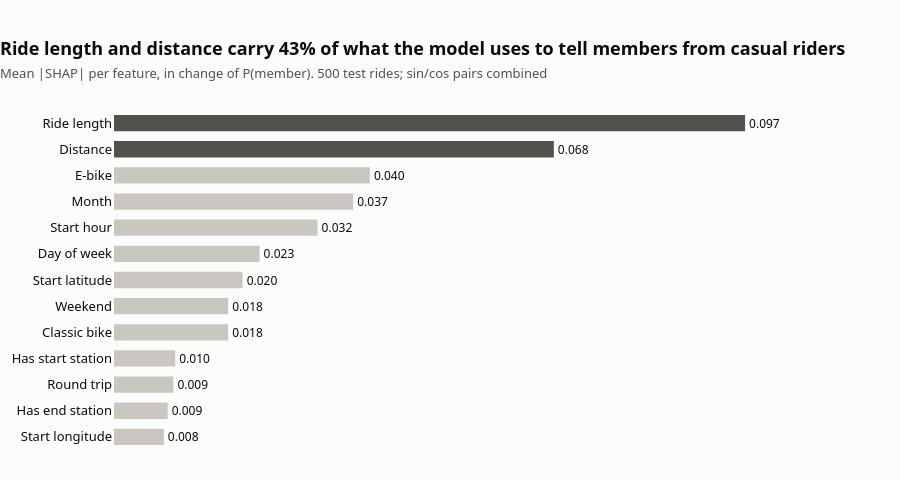

The notebook cell saved with this chart:
### Markdown cell above
## SHAP (global importance)
Model-agnostic `PermutationExplainer` over the Keras model. Cyclical sin/cos pairs were summed back into one feature.

### Code cell
import plotly.graph_objects as go

SURFACE, INK, INK_2, MUTED = "#fcfcfb", "#0b0b0b", "#52514e", "#898781"
FONT = "system-ui, -apple-system, 'Segoe UI', sans-serif"
LOW = "#c9c7bf"
FEATURE_LABEL = {
    "start_hour": "Start hour", "day_of_week": "Day of week", "month": "Month", "is_weekend": "Weekend",
    "log_ride_length": "Ride length", "distance_km": "Distance", "is_round_trip": "Round trip",
    "is_ebike": "E-bike", "is_classic": "Classic bike", "start_lat": "Start latitude",
    "start_lng": "Start longitude", "has_start_station": "Has start station", "has_end_station": "Has end station",
}

bg = shap.sample(Z[tr], 100, random_state=SEED)
explainer = shap.PermutationExplainer(
    lambda a: mlp.predict(a, batch_size=8192, verbose=0).ravel(), bg, silent=True
)
sidx = np.random.RandomState(SEED).choice(len(te), 500, replace=False)
sv = explainer(Z[te][sidx], max_evals=2 * len(names) + 1, silent=True).values  # (500, n_features)

def base(n: str) -> str:
    return n[:-4] if n.endswith(("_sin", "_cos")) else n

groups: dict[str, list[int]] = {}
for i, n in enumerate(names):
    groups.setdefault(base(n), []).append(i)

def group_importance(values: np.ndarray) -> pl.DataFrame:
    # sum signed contributions inside each group, then take the mean absolute value
    return (
        pl.DataFrame({g: np.abs(values[:, ix].sum(1)) for g, ix in groups.items()})
        .mean().transpose(include_header=True, header_name="feature", column_names=["mean_abs_shap"])
        .sort("mean_abs_shap")
    )

imp = group_importance(sv)  # ascending

# Headline numbers
vals = imp["mean_abs_shap"].to_list()
feats = imp["feature"].to_list()
lab = [FEATURE_LABEL.get(f, f) for f in feats]
top2_share = sum(vals[-2:]) / sum(vals) * 100

fig = go.Figure(
    go.Bar(
        y=lab, x=vals, orientation="h", width=0.7,
        marker=dict(color=[INK_2 if i >= len(vals) - 2 else LOW for i in range(len(vals))],
                    line=dict(width=2, color=SURFACE)),
        text=[f"{v:.3f}" for v in vals], textposition="outside", cliponaxis=False,
        textfont=dict(size=12, color=INK),
        hovertemplate="<b>%{y}</b><br>mean |SHAP| = %{x:.3f}<extra></extra>",
    )
)
fig.update_layout(
    title=dict(
        text=(f"<b>{lab[-1]} and {lab[-2].lower()} carry {top2_share:.0f}% of what the model uses "
              "to tell members from casual riders</b>"
              f"<br><span style='font-size:13px;color:{INK_2}'>"
              "Mean |SHAP| per feature, in change of P(member). 500 test rides; sin/cos pairs combined</span>"),
        x=0, xanchor="left", font=dict(size=18, color=INK),
    ),
    paper_bgcolor=SURFACE, plot_bgcolor=SURFACE,
    font=dict(family=FONT, color=INK_2),
    margin=dict(t=110, l=20, r=40, b=30), height=480, showlegend=False,
)
fig.update_xaxes(visible=False, range=[0, max(vals) * 1.18])
fig.update_yaxes(showgrid=False, ticks="", showline=False, automargin=True, tickfont=dict(size=13, color=INK))
fig.show()
fig.write_image("../figs/09_shap_importance.svg", width=1000)

### Figure 1 — Plotly figure (JSON) as saved in the notebook; plotly's stock layout.template omitted (floating-point values rounded to 4 significant figures)
{"data": [{"cliponaxis": false, "hovertemplate": "<b>%{y}</b><br>mean |SHAP| = %{x:.3f}<extra></extra>", "marker": {"color": ["#c9c7bf", "#c9c7bf", "#c9c7bf", "#c9c7bf", "#c9c7bf", "#c9c7bf", "#c9c7bf", "#c9c7bf", "#c9c7bf", "#c9c7bf", "#c9c7bf", "#52514e", "#52514e"], "line": {"color": "#fcfcfb", "width": 2}}, "orientation": "h", "text": ["0.008", "0.009", "0.009", "0.010", "0.018", "0.018", "0.020", "0.023", "0.032", "0.037", "0.040", "0.068", "0.097"], "textfont": {"color": "#0b0b0b", "size": 12}, "textposition": "outside", "width": 0.7, "x": [0.007969, 0.008555, 0.009432, 0.009712, 0.01785, 0.01785, 0.02007, 0.02267, 0.03158, 0.03705, 0.03962, 0.06788, 0.09725], "y": ["Start longitude", "Has end station", "Round trip", "Has start station", "Classic bike", "Weekend", "Start latitude", "Day of week", "Start hour", "Month", "E-bike", "Distance", "Ride length"], "type": "bar"}], "layout": {"title": {"font": {"size": 18, "color": "#0b0b0b"}, "text": "<b>Ride length and distance carry 43% of what the model uses to tell members from casual riders</b><br><span style='font-size:13px;color:#52514e'>Mean |SHAP| per feature, in change of P(member). 500 test rides; sin/cos pairs combined</span>", "x": 0, "xanchor": "left"}, "font": {"family": "system-ui, -apple-system, 'Segoe UI', sans-serif", "color": "#52514e"}, "margin": {"t": 110, "l": 20, "r": 40, "b": 30}, "paper_bgcolor": "#fcfcfb", "plot_bgcolor": "#fcfcfb", "height": 480, "showlegend": false, "xaxis": {"visible": false, "range": [0, 0.1148]}, "yaxis": {"tickfont": {"size": 13, "color": "#0b0b0b"}, "showgrid": false, "ticks": "", "showline": false, "automargin": true}}}
